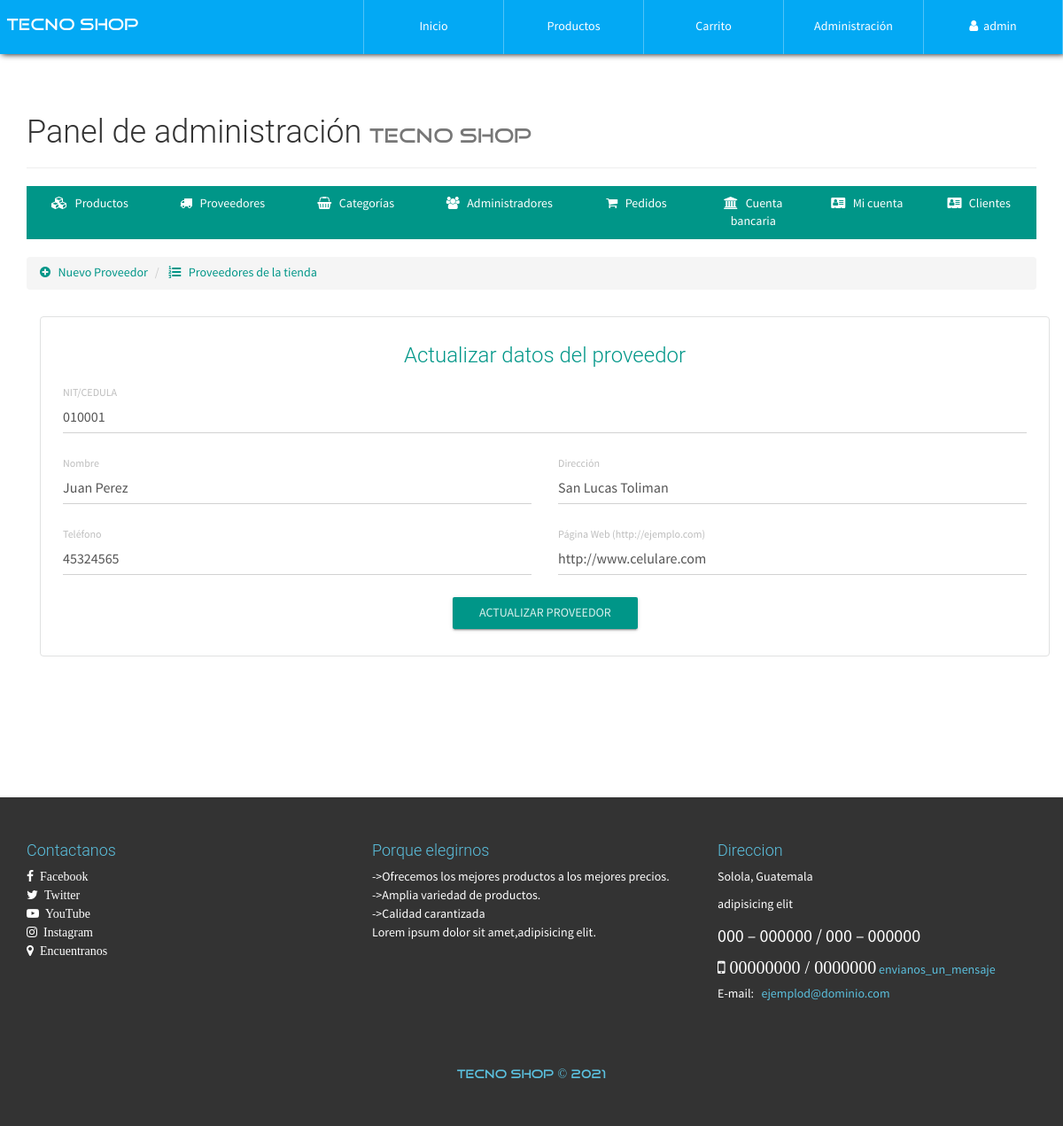
Screenshot of /configAdmin.php?view=providerinfo&code=010001 (signed in) with the database file from the repository.
### tables this page shows
CREATE TABLE `proveedor` (
  `NITProveedor` varchar(30) NOT NULL,
  `NombreProveedor` varchar(30) NOT NULL,
  `Direccion` varchar(200) NOT NULL,
  `Telefono` varchar(20) NOT NULL,
  `PaginaWeb` varchar(30) NOT NULL
);

### library/consulSQL.php (called while the page is built, shortened)
<?php
class ejecutarSQL {
    public static function conectar(){
        if(!$con=  mysqli_connect(SERVER,USER,PASS,BD)){
            echo "Error en el servidor, verifique sus datos";
        }
        mysqli_set_charset($con, "utf8");
        return $con;
    }
    public static function consultar($query) {
        if (!$consul = mysqli_query(ejecutarSQL::conectar(), $query)) {
            echo 'Error en la consulta SQL ejecutada';
        }
        return $consul;
    }
}

### admin/providerinfo-view.php (the view, shortened to what this page needs)
<ul class="breadcrumb" style="margin-bottom: 5px;">
    <li>
        <a href="configAdmin.php?view=provider">
            <i class="fa fa-plus-circle" aria-hidden="true"></i> &nbsp; Nuevo Proveedor
        </a>
    </li>
    <li>
        <a href="configAdmin.php?view=providerlist"><i class="fa fa-list-ol" aria-hidden="true"></i> &nbsp; Proveedores de la tienda</a>
    </li>
</ul>
<div class="container">
    <div class="row">
        <div class="col-xs-12">
            <div class="container-form-admin">
                <h3 class="text-primary text-center">Actualizar datos del proveedor</h3>
                <?php
                    $code=$_GET['code'];
                    $proveedor=ejecutarSQL::consultar("SELECT * FROM proveedor WHERE NITProveedor='$code'");
                    $prov=mysqli_fetch_array($proveedor, MYSQLI_ASSOC);
                ?>
                <form action="process/updateProveedor.php" method="POST" class="FormCatElec" data-form="update">
                    <div class="container-fluid">
                        <div class="row">
                            <div class="col-xs-12">
                                <div class="form-group label-floating">
                                    <label class="control-label">NIT/CEDULA</label>
                                    <input class="form-control" value="<?php echo $prov['NITProveedor']; ?>" type="text" name="prove-nit" readonly pattern="[0-9]{1,20}" maxlength="20" required="">
                                </div>
                            </div>
                            <div class="col-xs-12 col-md-6">
                                <div class="form-group label-floating">
                                    <label class="control-label">Nombre</label>
                                    <input class="form-control" type="text" value="<?php echo $prov['NombreProveedor']; ?>" name="prove-name" maxlength="30" required="">
                                </div>
                            </div>
                            <div class="col-xs-12 col-md-6">
                                <div class="form-group label-floating">
                                    <label class="control-label">Dirección</label>
                                    <input class="form-control" type="text" value="<?php echo $prov['Direccion']; ?>" name="prove-dir" required="">
                                </div>
                            </div>
                            <div class="col-xs-12 col-md-6">
                                <div class="form-group label-floating">
                                    <label class="control-label">Teléfono</label>
                                    <input class="form-control" value="<?php echo $prov['Telefono']; ?>" type="tel" name="prove-tel" pattern="[0-9]{1,20}" maxlength="20" required="">
                                </div>
                            </div>
                            <div class="col-xs-12 col-md-6">
                                <div class="form-group label-floating">
                                    <label class="control-label">Página Web (http://ejemplo.com)</label>
                                    <input class="form-control" value="<?php echo $prov['PaginaWeb']; ?>" type="url" name="prove-web">
                                </div>
                            </div>
                        </div>
                    </div>
                    <p class="text-center"><button type="submit" class="btn btn-primary btn-raised">Actualizar proveedor</button></p>
                </form>
            </div>
        </div>
    </div>
</div>

### css/style.css (style rules this page uses)
body { font-family: "FontFamilySPro"; line-height: 1.5; font-size: 1.4em; width: 100%; height: 100%; margin: 0px; padding: 0px; background-position: center center; background-repeat: no-repeat; background-attachment: fixed; background-size: cover; background-color: #fff; }
.container-form-admin { border: 1px solid #e0e1e1 !important; border-radius: 4px; padding: 10px; margin-top: 25px; }
#container-page-configAdmin { background-image: url(../assets/img/font-registration.JPG); }

### rows the page displays
proveedor: prove-nit "010001", prove-name "Juan Perez", prove-dir "San Lucas Toliman", prove-tel "45324565", prove-web "http://www.celulare.com"

### other values shown
$_SESSION['nombreAdmin'] "admin"
